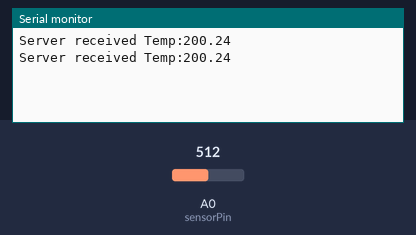
The sketch below on a simulated Arduino Uno, built with avr-gcc and run on an emulated ATmega328P. Shown: the last lines printed to the serial monitor. Inputs (shaded band) come from the test bench; at power-on: A0 (sensorPin) = 512.

Above: at 1.8 s.
1.9 s: A0 (sensorPin) set to 716
At 2.8 s:
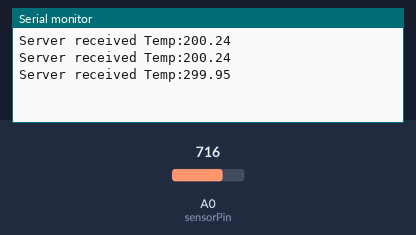
3.4 s: A0 (sensorPin) set to 900
At 4.8 s:
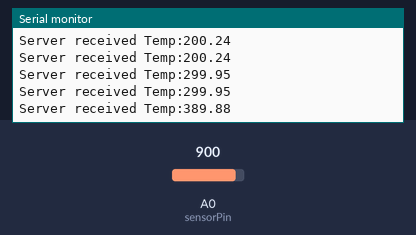
Timing chart, 0 to 6.4 s (numbered marks = the images above; inputs shaded):
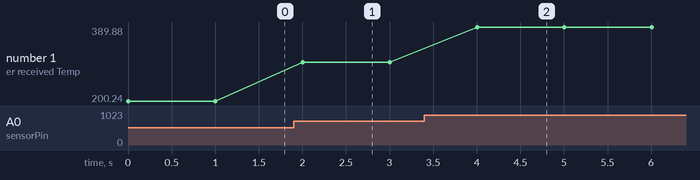

The sketch:

Practical_06_Sender.ino
```cpp
// Practical 6: Board 1 - IoT Sensor Sender
int sensorPin = A0;
float voltage, temperatureC;

void setup(){
  Serial.begin(9600);
}

void loop(){
  int reading = analogRead(sensorPin);
  voltage = reading * (5.0 / 1023.0);
  temperatureC = (voltage - 0.5) * 100;
  Serial.print("Server received Temp:");
  Serial.println(temperatureC);
  delay(1000);
}
```

Measured:
- after the input at 1.9 s, the serial monitor: prints a new line after 0.10 s (image 1)
- after the input at 3.4 s, the serial monitor: prints a new line after 0.60 s (image 2)
- plotted number 1: 200.24 → 299.95 after the input at 1.9 s, 299.95 → 389.88 after the input at 3.4 s
